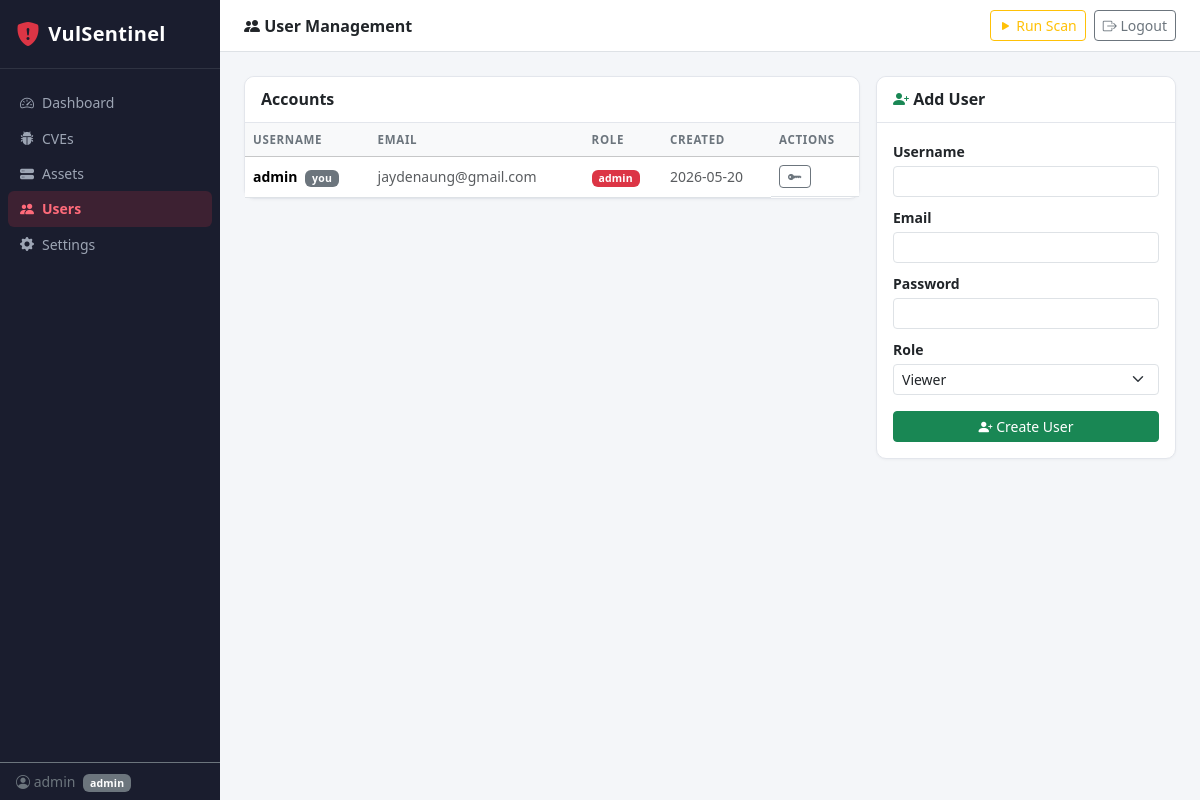
The app's page /users (signed in) with its own data.
### tables this page shows
CREATE TABLE users (
                id INTEGER PRIMARY KEY AUTOINCREMENT,
                username TEXT UNIQUE NOT NULL,
                email TEXT UNIQUE NOT NULL,
                password_hash TEXT NOT NULL,
                role TEXT NOT NULL DEFAULT 'viewer',
                created_at TEXT NOT NULL DEFAULT (datetime('now'))
            );

### web/routes/users.py (the view)
@router.get("/users", response_class=HTMLResponse)
def users_page(request: Request):
    user = get_session_user(request)
    if not user or user["role"] != "admin":
        return RedirectResponse("/dashboard", status_code=303)
    with get_db() as conn:
        users = conn.execute(
            "SELECT id, username, email, role, created_at FROM users ORDER BY created_at"
        ).fetchall()
    return templates.TemplateResponse(request, "users.html", {
        "user": user,
        "active_page": "users",
        "users": [dict(r) for r in users],
        "msg": request.query_params.get("msg"),
        "error": request.query_params.get("error"),
    })

### web/templates/users.html (shortened to what this page needs)
{% extends "base.html" %}
{% block page_title %}<i class="bi bi-people-fill"></i> User Management{% endblock %}
{% block content %}
<div class="row g-3">
  <div class="col-md-8">
    <div class="card">
      <div class="card-header fw-semibold">Accounts</div>
      <div class="card-body p-0">
        <table class="table table-hover mb-0 small align-middle">
          <thead class="table-light">
            <tr>
              <th>Username</th>
              <th>Email</th>
              <th>Role</th>
              <th>Created</th>
              <th>Actions</th>
            </tr>
          </thead>
          <tbody>
            {% for u in users %}
            <tr>
              <td class="fw-semibold">
                {{ u.username }}
                {% if u.id == user.id %}<span class="badge bg-secondary ms-1">you</span>{% endif %}
              </td>
              <td class="text-muted">{{ u.email }}</td>
              <td>
                <span class="badge {{ 'bg-danger' if u.role == 'admin' else 'bg-secondary' }}">{{ u.role }}</span>
              </td>
              <td class="text-muted">{{ u.created_at[:10] }}</td>
              <td class="d-flex gap-1">
                <button class="btn btn-sm btn-outline-secondary py-0"
                        data-bs-toggle="modal" data-bs-target="#resetModal{{ u.id }}">
                  <i class="bi bi-key-fill"></i>
                </button>
              </td>
            </tr>
            {% endfor %}
          </tbody>
        </table>
      </div>
    </div>
  </div>
  <div class="col-md-4">
    <div class="card">
      <div class="card-header fw-semibold"><i class="bi bi-person-plus-fill text-success"></i> Add User</div>
      <div class="card-body">
        <form method="post" action="/users/add">
          <div class="mb-2">
            <label class="form-label small fw-semibold mb-1">Username</label>
            <input type="text" name="username" class="form-control form-control-sm" required>
          </div>
          <div class="mb-2">
            <label class="form-label small fw-semibold mb-1">Email</label>
            <input type="email" name="email" class="form-control form-control-sm" required>
          </div>
          <div class="mb-2">
            <label class="form-label small fw-semibold mb-1">Password</label>
            <input type="password" name="password" class="form-control form-control-sm" minlength="8" required>
          </div>
          <div class="mb-3">
            <label class="form-label small fw-semibold mb-1">Role</label>
            <select name="role" class="form-select form-select-sm">
              <option value="viewer">Viewer</option>
            </select>
          </div>
          <button type="submit" class="btn btn-success btn-sm w-100">
            <i class="bi bi-person-plus-fill"></i> Create User
          </button>
        </form>
      </div>
    </div>
  </div>
</div>
{% endblock %}

### web/templates/base.html (shortened to what this page needs)
<!DOCTYPE html>
<html lang="en">
<head>
  <link rel="stylesheet" href="https://cdn.jsdelivr.net/npm/bootstrap@5.3.2/dist/css/bootstrap.min.css">
  <link rel="stylesheet" href="https://cdn.jsdelivr.net/npm/bootstrap-icons@1.11.3/font/bootstrap-icons.css">
  <link rel="stylesheet" href="/static/style.css">
</head>
<body>
<div class="wrapper">
  <nav class="sidebar d-flex flex-column">
    <div class="sidebar-brand px-3 py-3 d-flex align-items-center gap-2">
      <i class="bi bi-shield-fill-exclamation text-danger fs-4"></i>
      <span class="fw-bold text-white fs-5">VulSentinel</span>
    </div>
    <hr class="text-secondary my-0">
    <ul class="nav flex-column px-2 py-3 flex-grow-1">
      <li class="nav-item">
        <a class="nav-link sidebar-link {% if active_page == 'dashboard' %}active{% endif %}" href="/dashboard">
          <i class="bi bi-speedometer2"></i> Dashboard
        </a>
      </li>
      <li class="nav-item">
        <a class="nav-link sidebar-link {% if active_page == 'cves' %}active{% endif %}" href="/cves">
          <i class="bi bi-bug-fill"></i> CVEs
        </a>
      </li>
      <li class="nav-item">
        <a class="nav-link sidebar-link {% if active_page == 'assets' %}active{% endif %}" href="/assets">
          <i class="bi bi-hdd-stack-fill"></i> Assets
        </a>
      </li>
      {% if user.role == 'admin' %}
      <li class="nav-item">
        <a class="nav-link sidebar-link {% if active_page == 'users' %}active{% endif %}" href="/users">
          <i class="bi bi-people-fill"></i> Users
        </a>
      </li>
      <li class="nav-item">
        <a class="nav-link sidebar-link {% if active_page == 'settings' %}active{% endif %}" href="/settings">
          <i class="bi bi-gear-fill"></i> Settings
        </a>
      </li>
      {% endif %}
    </ul>
    <div class="px-3 py-2 text-secondary small border-top border-secondary">
      <i class="bi bi-person-circle"></i> {{ user.username }}
      <span class="badge bg-secondary ms-1">{{ user.role }}</span>
    </div>
  </nav>
  <div class="content-wrapper d-flex flex-column">
    <div class="topbar d-flex justify-content-between align-items-center px-4 py-2 border-bottom">
      <div class="fw-semibold text-dark">{% block page_title %}{% endblock %}</div>
      <div class="d-flex align-items-center gap-2">
        {% if user.role == 'admin' %}
        <form method="post" action="/scan/trigger" class="d-inline">
          <button type="submit" class="btn btn-sm btn-outline-warning">
            <i class="bi bi-play-fill"></i> Run Scan
          </button>
        </form>
        {% endif %}
        <a href="/logout" class="btn btn-sm btn-outline-secondary">
          <i class="bi bi-box-arrow-right"></i> Logout
        </a>
      </div>
    </div>
    {% set msg = request.query_params.get('msg') %}
    {% set err = request.query_params.get('error') %}
    <main class="p-4 flex-grow-1">
      {% block content %}{% endblock %}
    </main>
  </div>
</div>
</body>
</html>

### web/static/style.css (style rules this page uses)
body { background: #f4f6f9; }
.wrapper { display: flex; min-height: 100vh; }
.sidebar { width: 220px; min-width: 220px; background: #1a1d2e; color: #cdd3e0; position: sticky; top: 0; height: 100vh; overflow-y: auto; }
.sidebar-brand { letter-spacing: 0.02em; }
.sidebar-link { color: #9da5b4 !important; border-radius: 6px; padding: 0.45rem 0.75rem; display: flex; align-items: center; gap: 0.5rem; font-size: 0.875rem; transition: background 0.15s, color 0.15s; }
.sidebar-link.active { background: rgba(220, 53, 69, 0.18); color: #ff6b7a !important; font-weight: 600; }
.content-wrapper { flex: 1; min-width: 0; background: #f4f6f9; }
.topbar { background: #fff; border-bottom: 1px solid #e3e6ec; min-height: 52px; }
.table th { font-size: 0.72rem; font-weight: 700; text-transform: uppercase; letter-spacing: 0.06em; color: #6c757d; }
.card { border: 1px solid #e3e6ec; border-radius: 10px; box-shadow: 0 1px 3px rgba(0,0,0,0.04); }
.card-header { background: #fff; border-bottom: 1px solid #e3e6ec; border-radius: 10px 10px 0 0 !important; padding: 0.65rem 1rem; }
.badge { font-weight: 600; letter-spacing: 0.02em; }
a { color: #dc3545; }

### records on screen
users: username "admin", role "admin", shows "you", email "jaydenaung@gmail.com", created_at "2026-05-20"
